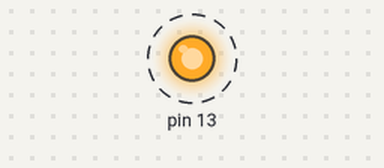
Simulated run of this sketch. Board: Arduino Uno, built for the host (arithmetic inside an expression is 32-bit, double 64-bit). On the bench: output pins drawn as LEDs (lit = HIGH). Dashed ring = blinking. Random numbers use the default seed unless the sketch sets one; what the sketch prints to the serial monitor is not drawn.

Above: at 3.0 s.
Timing chart, 0 to 5.8 s (numbered marks = the images above):
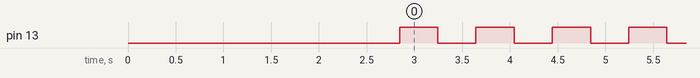

The sketch:

sketch_part1.ino
```cpp
#include "testasm.h"

void setup() {
  // put your setup code here, to run once
  Serial.begin(9600);
  test_sum();
  pinMode (13, OUTPUT);
}

void test_sum() {
  bool test_passed = 1;
  for (int i = 0; i < 100; i++) {
    unsigned char a = random(0, 256);
    unsigned char b = random(0, 256);
    unsigned int sum = a + b;
    if (testasm(a, b) != sum) {
      Serial.print("Error: ");
      Serial.print(a);
      Serial.print(" + ");
      Serial.print(b);
      Serial.print(" = ");
      Serial.print(testasm(a, b));
      Serial.print(" != ");
      Serial.println(sum);
      test_passed = 0;
    }
  }
  if (test_passed) {
    Serial.println("Tests passed!");
  }
}

void loop() {
  // put your main code here, to run repeatedly:
  digitalWrite (13, HIGH);
  delay(400);
  digitalWrite (13, LOW);
  delay(400);
}
```

testasm.cpp
```cpp
#include "testasm.h"

/* the attribute "used" tells the compiler to not inline this function */
__attribute__((used))
unsigned int testasm(unsigned char a, unsigned char b) {
  unsigned int out;

  asm volatile (R"(

   rjmp start_of_assembly

   .data
   ; any data values/static storage can go here

   .text

start_of_assembly:
   ; Your assembly language program goes here
   ;
   ; For this example, your program must not modify any registers other than
   ; r24 and r25. In other words, save and restore all the registers that
   ; are modified by your code.

   ; Tell the compiler to move the arguments a, b into registers
   ; r24, r25 respectively
   ;
   mov r24,%1
   mov r25,%2
   ;
   ;  --- YOUR CODE GOES HERE ---
   ;       r24 = a, r25 = b
   ;

    ; r24 <- r24 + r25
    add r24, r25

    ; set r25 to 0
    ldi r25, 0x00

    ; if carry is set, set r25 to 1 and return
    brcs set_carry
    ; otherwise return from function
    rjmp end_of_assembly

    ; set r25 to 1 and return
  set_carry:
    ldi r25, 0x01

   ;
   ;  --- YOUR CODE ENDS ---
   ;      The result must be in the register pair r25:r24
   ;      You can also rjmp to the label end_of_assembly if you need to.
   ;
end_of_assembly:
   ; -- move r25:r24 to the 16-bit word in variable out
   movw %0,r24

)" : "=w" (out)  /* out is %0, and a 16-bit variable that is modified
		    by the assembly language */
   : "r" (a), "r" (b)  /* a is %1, b is %2, both are register-sized
			  variables */
   : "r25", "r24");   /* r24, r25 are modified by this assembly
			 language fragment */

  return out;
}
```

testasm.h
```cpp
unsigned int testasm (unsigned char, unsigned char);
```

Measured:
- by itself, pin 13: alternates HIGH for 0.40 s and LOW for 0.40 s
